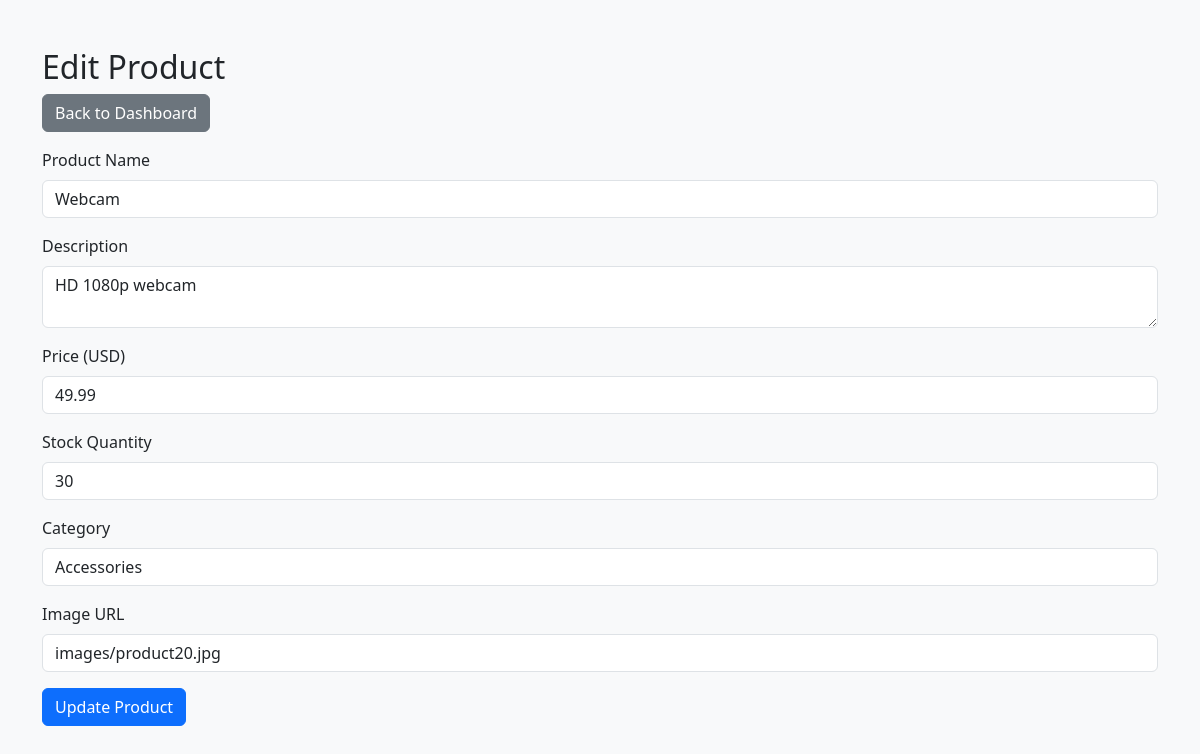
The app's page /online_computer_store/admin/edit_product.php?id=20 (signed in) with its own data.
### tables this page shows
CREATE TABLE IF NOT EXISTS products (
    id INT AUTO_INCREMENT PRIMARY KEY,
    name VARCHAR(255) NOT NULL,
    description TEXT NOT NULL,
    price DECIMAL(10,2) NOT NULL,
    image_url VARCHAR(255) NOT NULL,
    category VARCHAR(255) DEFAULT 'Accessories',
    stock INT NOT NULL DEFAULT 0
);

### online_computer_store/admin/edit_product.php (the view, shortened to what this page needs)
<?php
require '../../config.php';
$id = $_GET['id'];
$stmt = $conn->prepare("SELECT * FROM products WHERE id = ?");
$stmt->execute([$id]);
$product = $stmt->fetch(PDO::FETCH_ASSOC);
?>
<!DOCTYPE html>
<html lang="en">
<head>
    <link href="https://cdn.jsdelivr.net/npm/bootstrap@5.3.0/dist/css/bootstrap.min.css" rel="stylesheet">
</head>
<body class="bg-light">
<div class="container mt-5">
    <h2>Edit Product</h2>
    <a href="dashboard.php" class="btn btn-secondary mb-3">Back to Dashboard</a>
    <form method="POST">
        <div class="mb-3">
            <label class="form-label">Product Name</label>
            <input type="text" name="name" class="form-control" value="<?php echo htmlspecialchars($product['name']); ?>" required>
        </div>
        <div class="mb-3">
            <label class="form-label">Description</label>
            <textarea name="description" class="form-control" required><?php echo htmlspecialchars($product['description']); ?></textarea>
        </div>
        <div class="mb-3">
            <label class="form-label">Price (USD)</label>
            <input type="number" step="0.01" name="price" class="form-control" value="<?php echo $product['price']; ?>" required>
        </div>
        <div class="mb-3">
            <label class="form-label">Stock Quantity</label>
            <input type="number" name="stock" class="form-control" value="<?php echo $product['stock']; ?>" required>
        </div>
        <div class="mb-3">
            <label class="form-label">Category</label>
            <input type="text" name="category" class="form-control" value="<?php echo htmlspecialchars($product['category']); ?>">
        </div>
        <div class="mb-3">
            <label class="form-label">Image URL</label>
            <input type="text" name="image_url" class="form-control" value="<?php echo htmlspecialchars($product['image_url']); ?>">
        </div>
        <button class="btn btn-primary">Update Product</button>
    </form>
</div>
</body>
</html>

### records on screen
products: name "Webcam", description "HD 1080p webcam", price "49.99", stock "30", category "Accessories", image_url "images/product20.jpg"
